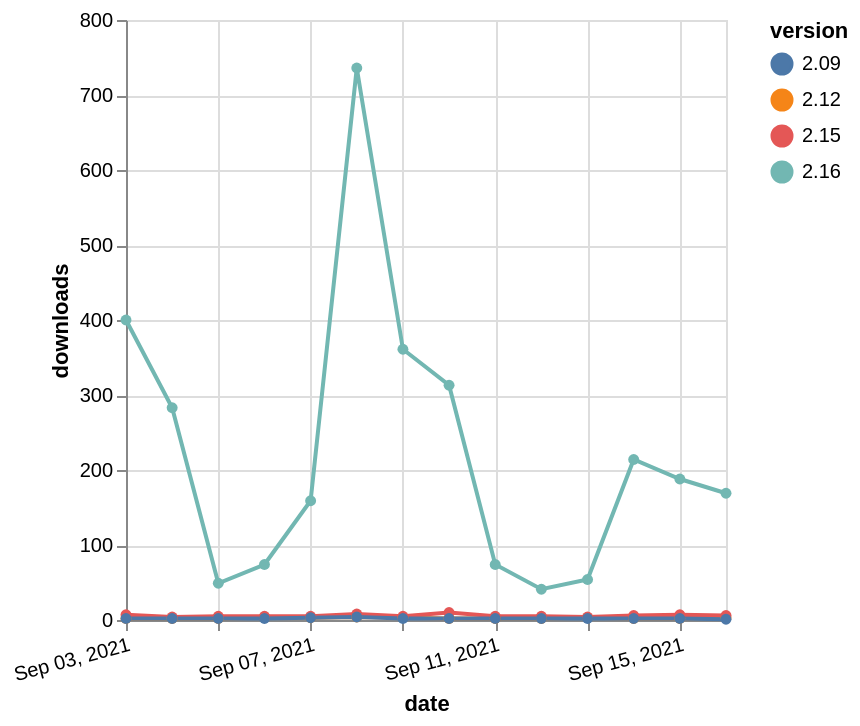

This figure's Vega-Lite source:
### Vega-Lite specification from a JSON file in a GitHub repository (floating-point values rounded to 4 significant figures)
{"$schema": "https://vega.github.io/schema/vega-lite/v5.json", "description": "A simple bar chart with embedded data.", "data": {"values": [{"date": "2021-09-03", "total": 152614, "delta": 400, "version": "2.16"}, {"date": "2021-09-04", "total": 152897, "delta": 283, "version": "2.16"}, {"date": "2021-09-05", "total": 152946, "delta": 49, "version": "2.16"}, {"date": "2021-09-06", "total": 153020, "delta": 74, "version": "2.16"}, {"date": "2021-09-07", "total": 153179, "delta": 159, "version": "2.16"}, {"date": "2021-09-08", "total": 153915, "delta": 736, "version": "2.16"}, {"date": "2021-09-09", "total": 154276, "delta": 361, "version": "2.16"}, {"date": "2021-09-10", "total": 154589, "delta": 313, "version": "2.16"}, {"date": "2021-09-11", "total": 154663, "delta": 74, "version": "2.16"}, {"date": "2021-09-12", "total": 154704, "delta": 41, "version": "2.16"}, {"date": "2021-09-13", "total": 154758, "delta": 54, "version": "2.16"}, {"date": "2021-09-14", "total": 154972, "delta": 214, "version": "2.16"}, {"date": "2021-09-15", "total": 155160, "delta": 188, "version": "2.16"}, {"date": "2021-09-16", "total": 155329, "delta": 169, "version": "2.16"}, {"date": "2021-09-03", "total": 5964, "delta": 2, "version": "2.12"}, {"date": "2021-09-04", "total": 5966, "delta": 2, "version": "2.12"}, {"date": "2021-09-05", "total": 5968, "delta": 2, "version": "2.12"}, {"date": "2021-09-06", "total": 5971, "delta": 3, "version": "2.12"}, {"date": "2021-09-07", "total": 5974, "delta": 3, "version": "2.12"}, {"date": "2021-09-08", "total": 5978, "delta": 4, "version": "2.12"}, {"date": "2021-09-09", "total": 5981, "delta": 3, "version": "2.12"}, {"date": "2021-09-10", "total": 5983, "delta": 2, "version": "2.12"}, {"date": "2021-09-11", "total": 5985, "delta": 2, "version": "2.12"}, {"date": "2021-09-12", "total": 5987, "delta": 2, "version": "2.12"}, {"date": "2021-09-13", "total": 5990, "delta": 3, "version": "2.12"}, {"date": "2021-09-14", "total": 5992, "delta": 2, "version": "2.12"}, {"date": "2021-09-15", "total": 5994, "delta": 2, "version": "2.12"}, {"date": "2021-09-16", "total": 5997, "delta": 3, "version": "2.12"}, {"date": "2021-09-03", "total": 29971, "delta": 7, "version": "2.15"}, {"date": "2021-09-04", "total": 29975, "delta": 4, "version": "2.15"}, {"date": "2021-09-05", "total": 29980, "delta": 5, "version": "2.15"}, {"date": "2021-09-06", "total": 29985, "delta": 5, "version": "2.15"}, {"date": "2021-09-07", "total": 29990, "delta": 5, "version": "2.15"}, {"date": "2021-09-08", "total": 29998, "delta": 8, "version": "2.15"}, {"date": "2021-09-09", "total": 30003, "delta": 5, "version": "2.15"}, {"date": "2021-09-10", "total": 30013, "delta": 10, "version": "2.15"}, {"date": "2021-09-11", "total": 30018, "delta": 5, "version": "2.15"}, {"date": "2021-09-12", "total": 30023, "delta": 5, "version": "2.15"}, {"date": "2021-09-13", "total": 30027, "delta": 4, "version": "2.15"}, {"date": "2021-09-14", "total": 30033, "delta": 6, "version": "2.15"}, {"date": "2021-09-15", "total": 30040, "delta": 7, "version": "2.15"}, {"date": "2021-09-16", "total": 30046, "delta": 6, "version": "2.15"}, {"date": "2021-09-03", "total": 3385, "delta": 2, "version": "2.09"}, {"date": "2021-09-04", "total": 3387, "delta": 2, "version": "2.09"}, {"date": "2021-09-05", "total": 3389, "delta": 2, "version": "2.09"}, {"date": "2021-09-06", "total": 3391, "delta": 2, "version": "2.09"}, {"date": "2021-09-07", "total": 3394, "delta": 3, "version": "2.09"}, {"date": "2021-09-08", "total": 3398, "delta": 4, "version": "2.09"}, {"date": "2021-09-09", "total": 3400, "delta": 2, "version": "2.09"}, {"date": "2021-09-10", "total": 3402, "delta": 2, "version": "2.09"}, {"date": "2021-09-11", "total": 3404, "delta": 2, "version": "2.09"}, {"date": "2021-09-12", "total": 3406, "delta": 2, "version": "2.09"}, {"date": "2021-09-13", "total": 3408, "delta": 2, "version": "2.09"}, {"date": "2021-09-14", "total": 3410, "delta": 2, "version": "2.09"}, {"date": "2021-09-15", "total": 3412, "delta": 2, "version": "2.09"}, {"date": "2021-09-16", "total": 3413, "delta": 1, "version": "2.09"}]}, "width": "container", "mark": {"type": "line", "point": {"filled": true}}, "encoding": {"x": {"field": "date", "type": "temporal", "timeUnit": "yearmonthdate", "title": "date", "axis": {"labelAngle": -15}}, "y": {"field": "delta", "type": "quantitative", "title": "downloads"}, "color": {"field": "version", "type": "nominal"}, "tooltip": {"field": "delta"}}}
